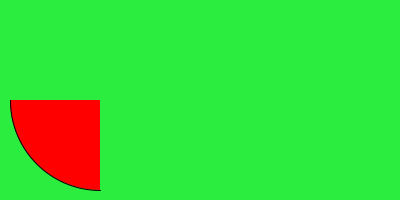
Frame 1 (no input)
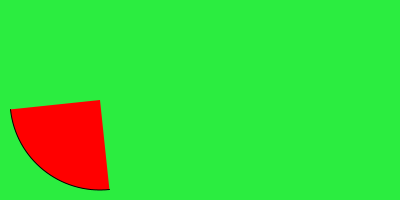
Frame 60 (the mouse pressed at the canvas centre just before this capture)
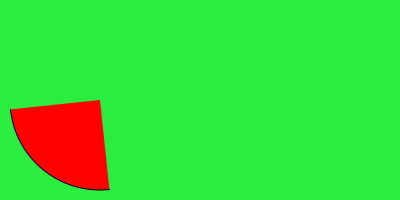
Frame 120 (the mouse held since frame 60 and released just before this capture)

The Processing sketch that drew these frames (run headless with seeded random() and noise(); from frame 60 on, the mouse is pressed at the canvas centre):

// Processing sketch: week16_4
// ── week16_4.pde
void setup(){
   size(400,200);
   fill(255,0,0);
   textSize(40);
}
float shift=0;
void draw(){
   background(43,237,64);
   float start = radians(90+shift);
   float stop = radians(180+shift);
   arc(100,100,180,180,start,stop);
   shift+=6;
}
